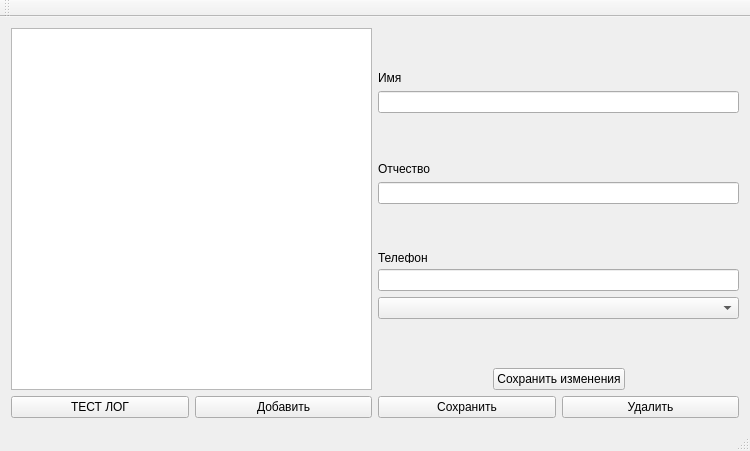
<?xml version="1.0" encoding="UTF-8"?>
<ui version="4.0">
 <class>MainWindow</class>
 <widget class="QMainWindow" name="MainWindow">
  <property name="geometry">
   <rect>
    <x>0</x>
    <y>0</y>
    <width>750</width>
    <height>451</height>
   </rect>
  </property>
  <property name="sizePolicy">
   <sizepolicy hsizetype="Preferred" vsizetype="Preferred">
    <horstretch>0</horstretch>
    <verstretch>0</verstretch>
   </sizepolicy>
  </property>
  <property name="minimumSize">
   <size>
    <width>750</width>
    <height>315</height>
   </size>
  </property>
  <property name="maximumSize">
   <size>
    <width>16777215</width>
    <height>16777215</height>
   </size>
  </property>
  <property name="windowTitle">
   <string>MainWindow</string>
  </property>
  <widget class="QWidget" name="centralWidget">
   <property name="sizePolicy">
    <sizepolicy hsizetype="Expanding" vsizetype="Expanding">
     <horstretch>0</horstretch>
     <verstretch>0</verstretch>
    </sizepolicy>
   </property>
   <layout class="QVBoxLayout" name="verticalLayout">
    <item>
     <layout class="QVBoxLayout" name="MainLayout">
      <item>
       <layout class="QHBoxLayout" name="horizontalLayout_2">
        <item>
         <widget class="QTableView" name="tableView"/>
        </item>
        <item>
         <layout class="QVBoxLayout" name="verticalLayout_2">
          <item>
           <spacer name="verticalSpacer">
            <property name="orientation">
             <enum>Qt::Vertical</enum>
            </property>
            <property name="sizeHint" stdset="0">
             <size>
              <width>20</width>
              <height>40</height>
             </size>
            </property>
           </spacer>
          </item>
          <item>
           <widget class="QLabel" name="label_3">
            <property name="text">
             <string>Имя</string>
            </property>
           </widget>
          </item>
          <item>
           <widget class="QLineEdit" name="formLn1"/>
          </item>
          <item>
           <spacer name="verticalSpacer_2">
            <property name="orientation">
             <enum>Qt::Vertical</enum>
            </property>
            <property name="sizeHint" stdset="0">
             <size>
              <width>20</width>
              <height>40</height>
             </size>
            </property>
           </spacer>
          </item>
          <item>
           <widget class="QLabel" name="label_2">
            <property name="text">
             <string>Отчество</string>
            </property>
           </widget>
          </item>
          <item>
           <widget class="QLineEdit" name="formLn2"/>
          </item>
          <item>
           <spacer name="verticalSpacer_3">
            <property name="orientation">
             <enum>Qt::Vertical</enum>
            </property>
            <property name="sizeHint" stdset="0">
             <size>
              <width>20</width>
              <height>40</height>
             </size>
            </property>
           </spacer>
          </item>
          <item>
           <widget class="QLabel" name="label">
            <property name="sizePolicy">
             <sizepolicy hsizetype="Maximum" vsizetype="Preferred">
              <horstretch>0</horstretch>
              <verstretch>0</verstretch>
             </sizepolicy>
            </property>
            <property name="maximumSize">
             <size>
              <width>16777215</width>
              <height>10</height>
             </size>
            </property>
            <property name="text">
             <string>Телефон</string>
            </property>
           </widget>
          </item>
          <item>
           <widget class="QLineEdit" name="formLn3"/>
          </item>
          <item>
           <widget class="QComboBox" name="formCb">
            <property name="sizePolicy">
             <sizepolicy hsizetype="Minimum" vsizetype="Fixed">
              <horstretch>0</horstretch>
              <verstretch>0</verstretch>
             </sizepolicy>
            </property>
           </widget>
          </item>
          <item>
           <spacer name="verticalSpacer_4">
            <property name="orientation">
             <enum>Qt::Vertical</enum>
            </property>
            <property name="sizeHint" stdset="0">
             <size>
              <width>20</width>
              <height>40</height>
             </size>
            </property>
           </spacer>
          </item>
          <item>
           <layout class="QHBoxLayout" name="horizontalLayout_3">
            <item>
             <spacer name="horizontalSpacer">
              <property name="orientation">
               <enum>Qt::Horizontal</enum>
              </property>
              <property name="sizeHint" stdset="0">
               <size>
                <width>40</width>
                <height>20</height>
               </size>
              </property>
             </spacer>
            </item>
            <item>
             <widget class="QPushButton" name="BtnSave">
              <property name="text">
               <string>Сохранить изменения</string>
              </property>
             </widget>
            </item>
            <item>
             <spacer name="horizontalSpacer_2">
              <property name="orientation">
               <enum>Qt::Horizontal</enum>
              </property>
              <property name="sizeHint" stdset="0">
               <size>
                <width>40</width>
                <height>20</height>
               </size>
              </property>
             </spacer>
            </item>
           </layout>
          </item>
         </layout>
        </item>
       </layout>
      </item>
      <item>
       <layout class="QHBoxLayout" name="horizontalLayout">
        <item>
         <widget class="QPushButton" name="pushButton">
          <property name="text">
           <string>ТЕСТ ЛОГ</string>
          </property>
         </widget>
        </item>
        <item>
         <widget class="QPushButton" name="btnAdd">
          <property name="text">
           <string>Добавить</string>
          </property>
         </widget>
        </item>
        <item>
         <widget class="QPushButton" name="btnSave">
          <property name="text">
           <string>Сохранить</string>
          </property>
         </widget>
        </item>
        <item>
         <widget class="QPushButton" name="btnDel">
          <property name="text">
           <string>Удалить</string>
          </property>
         </widget>
        </item>
       </layout>
      </item>
     </layout>
    </item>
   </layout>
  </widget>
  <widget class="QMenuBar" name="menuBar">
   <property name="geometry">
    <rect>
     <x>0</x>
     <y>0</y>
     <width>750</width>
     <height>21</height>
    </rect>
   </property>
  </widget>
  <widget class="QToolBar" name="mainToolBar">
   <attribute name="toolBarArea">
    <enum>TopToolBarArea</enum>
   </attribute>
   <attribute name="toolBarBreak">
    <bool>false</bool>
   </attribute>
  </widget>
  <widget class="QStatusBar" name="statusBar"/>
 </widget>
 <layoutdefault spacing="6" margin="11"/>
 <resources/>
 <connections/>
</ui>
